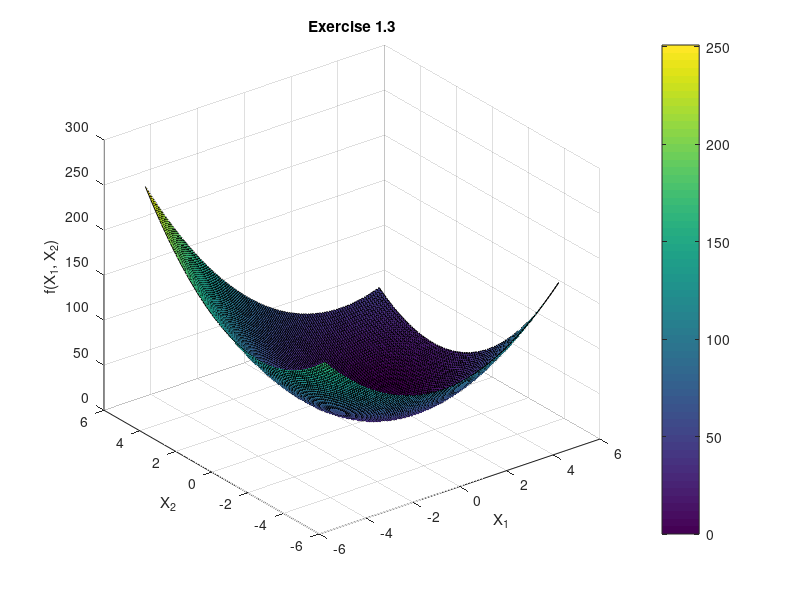
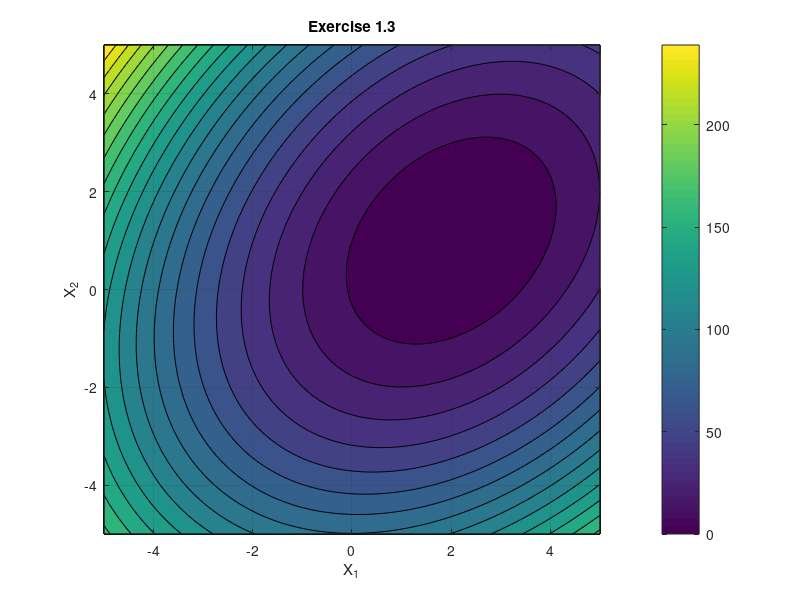

Write the MATLAB code that produced these figures, in order.
%% TP Optimization TPS 2018-19
% Author : Pedro Henrique Suruagy Perrusi
% Prof :  Omran Hassan
%% Initial Setup
clear all;
close all;
%% Exercise 1.4
% We create the surface of interest for the function
x1 = -5 : 0.1 : 5;
x2 = -5 : 0.1 : 5;
[X_1,X_2] = meshgrid(x1,x2);
% the function is applied to the meshgrid
f = (X_2 + X_1 -3).^2 + 2 .* (X_2 - X_1 + 1).^2;
% plot it first as a surface
surf(X_1, X_2, f);
xlabel('X_1')
ylabel('X_2')
zlabel('f(X_1, X_2)');
title('Exercise 1.3')
grid on;
colorbar;
% Then plot it as level sets
figure
contourf(X_1,X_2,f,20);
xlabel('X_1')
ylabel('X_2')
zlabel('f(X_1, X_2)');
title('Exercise 1.3')
grid on;
colorbar;